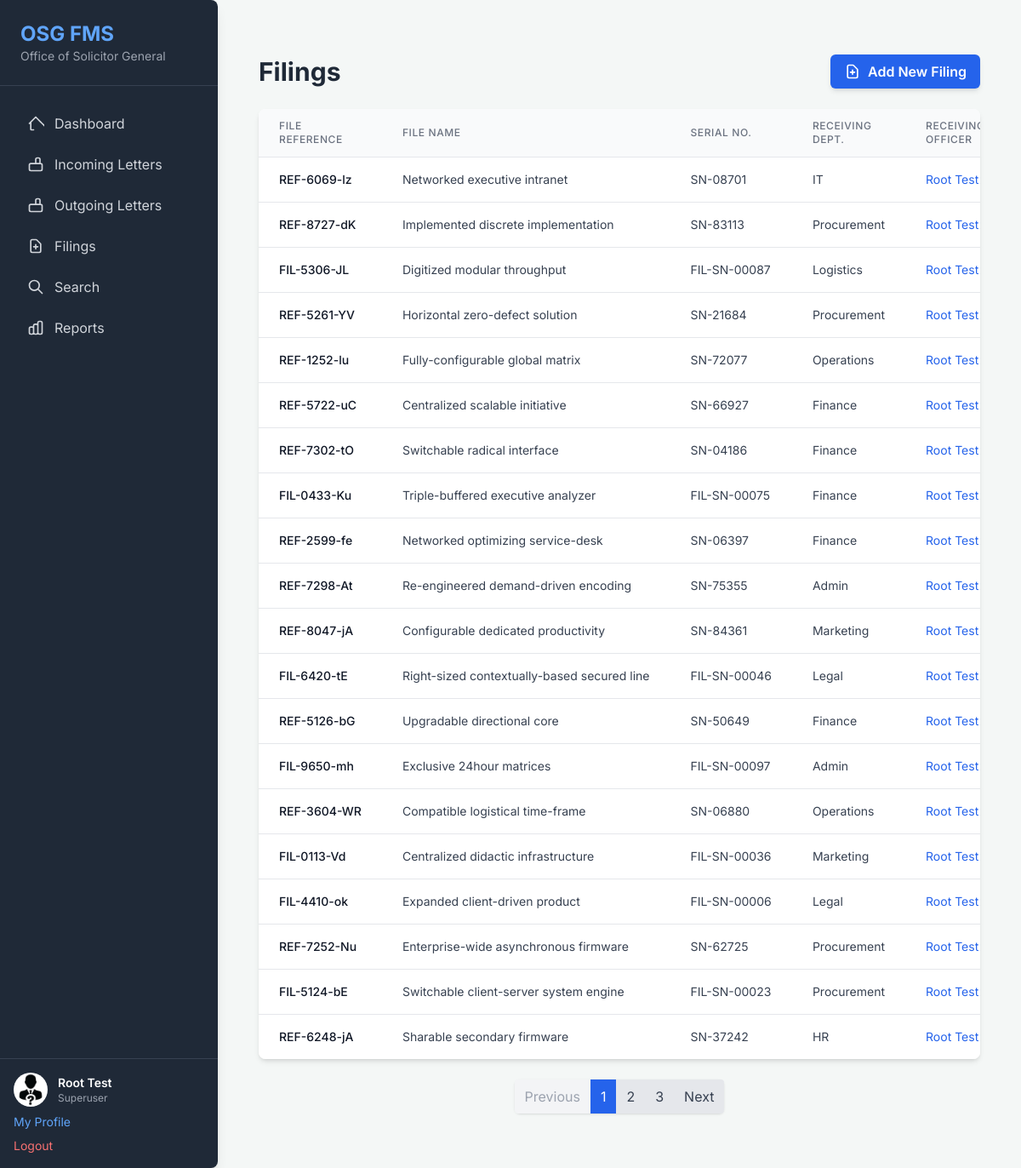
/filings/ (signed in), run on an earlier commit of the app's database.
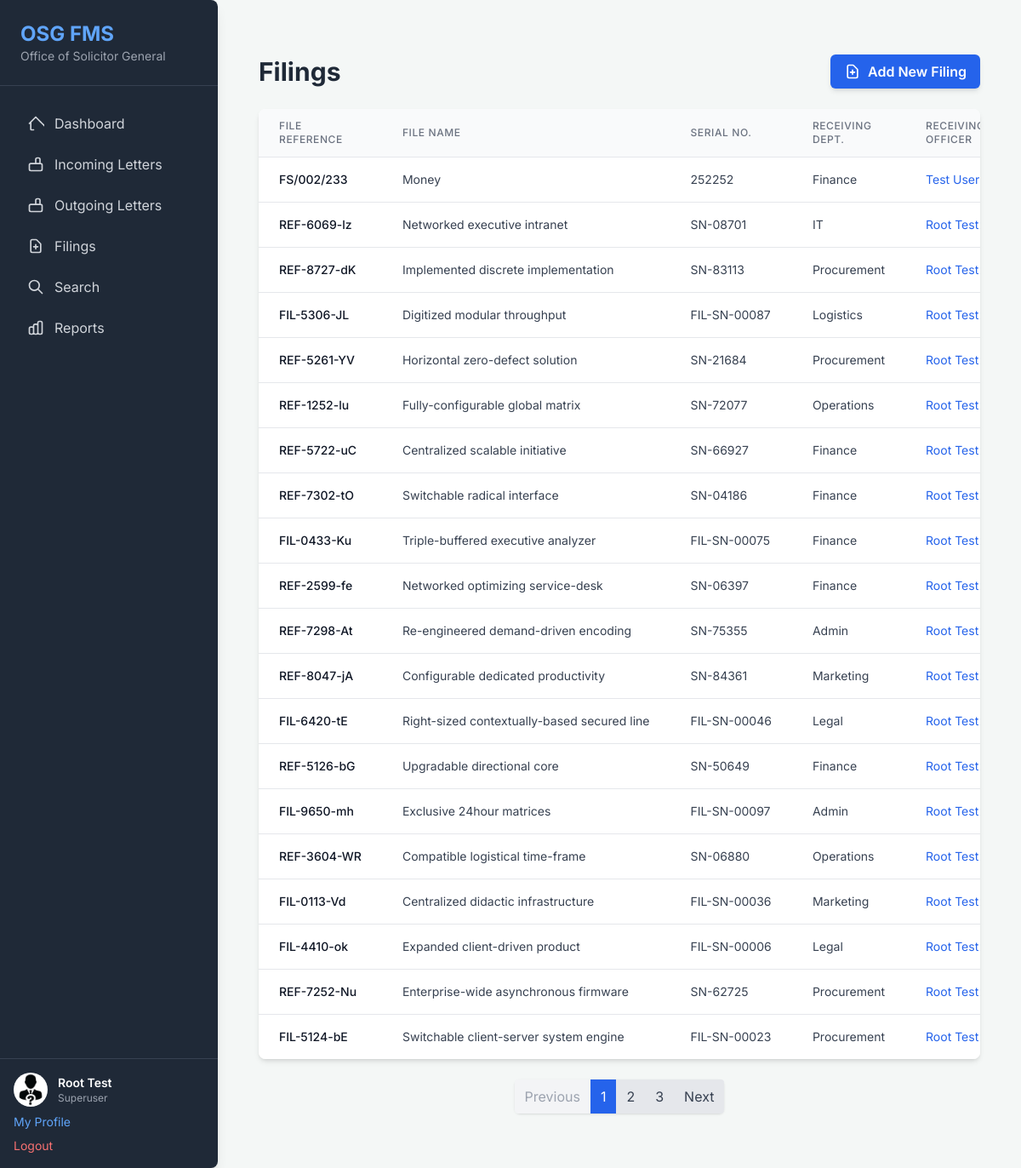
And on a later commit of the database.
### osg_project/file_manager_app/models.py (models this page shows, shortened)
class Filing(models.Model):
    file_reference = models.CharField(
        max_length=255,
        unique=True, # File reference should be unique
        verbose_name="File Reference",
        help_text="Unique reference number for the filing (e.g., OSG/FIL/2023/001)."
    )
    file_name = models.CharField(
        max_length=255,
        verbose_name="File Name",
        help_text="A descriptive name for the filing (e.g., 'Case of John Doe vs. State')."
    )
    serial_number = models.CharField(
        max_length=100,
        unique=True, # Serial number should be unique
        verbose_name="Serial Number",
        help_text="Unique serial number for the filing."
    )
    receiving_department = models.CharField(
        max_length=255,
        verbose_name="Receiving Department",
        help_text="The department receiving the filing (e.g., Litigation, Advisory)."
    )
    receiving_officer = models.ForeignKey(
        User,
        on_delete=models.SET_NULL,
        null=True,
        blank=True,
        related_name='filings_received',
        verbose_name="Receiving Officer",
        help_text="The officer responsible for this filing."
    )
    receiving_date = models.DateField(
        verbose_name="Receiving Date",
        help_text="The date the filing was received."
    )
    created_at = models.DateTimeField(
        auto_now_add=True,
        verbose_name="Date Created",
        help_text="The date and time the filing record was created in the system."
    )
    scanned_copy = models.FileField(
        upload_to='filings_main_scans/',
        verbose_name="Main Scanned Copy (PDF)",
        blank=True,
        null=True,
        validators=[validate_pdf],
        help_text="Upload a main scanned PDF copy of the filing (Max 5MB)."
    )
    updated_at = models.DateTimeField(auto_now=True)
    class Meta:
        verbose_name = "Filing"
        verbose_name_plural = "Filings"
        ordering = ['-receiving_date', '-created_at']

### osg_project/file_manager_app/views.py (the view)
# urls.py: path('filings/', views.filing_list, name='filing_list'),
@login_required
def filing_list(request):
    filings = Filing.objects.all().order_by('-receiving_date')
    paginator = Paginator(filings, 20)
    page = request.GET.get('page')
    try:
        filing_list = paginator.page(page)
    except PageNotAnInteger:
        filing_list = paginator.page(1)
    except EmptyPage:
        filing_list = paginator.page(paginator.num_pages)
    context = {'filing_list': filing_list}
    return render(request, 'filings/filing_list.html', context)

### osg_project/file_manager_app/templates/filings/filing_list.html (shortened to what the changed rows need)
{% extends 'base.html' %}
{% block content %}
<div class="container mx-auto px-4 py-8">
    <div class="flex justify-between items-center mb-6">
        <h2 class="text-3xl font-bold text-gray-800">Filings</h2>
    </div>
    {% if filing_list.object_list %}
    <div class="bg-white shadow-md rounded-lg overflow-hidden">
        <div class="overflow-x-auto">
            <table class="min-w-full divide-y divide-gray-200">
                <thead class="bg-gray-50">
                    <tr>
                        <th class="px-6 py-3 text-left text-xs font-medium text-gray-500 uppercase tracking-wider">File Reference</th>
                        <th class="px-6 py-3 text-left text-xs font-medium text-gray-500 uppercase tracking-wider">File Name</th>
                        <th class="px-6 py-3 text-left text-xs font-medium text-gray-500 uppercase tracking-wider">Serial No.</th>
                        <th class="px-6 py-3 text-left text-xs font-medium text-gray-500 uppercase tracking-wider">Receiving Dept.</th>
                        <th class="px-6 py-3 text-left text-xs font-medium text-gray-500 uppercase tracking-wider">Receiving Officer</th>
                    </tr>
                </thead>
                <tbody class="bg-white divide-y divide-gray-200">
                    {% for filing in filing_list.object_list %}
                    <tr>
                        <td class="px-6 py-4 whitespace-nowrap text-sm font-medium text-gray-900">{{ filing.file_reference }}</td>
                        <td class="px-6 py-4 whitespace-nowrap text-sm text-gray-700">{{ filing.file_name }}</td>
                        <td class="px-6 py-4 whitespace-nowrap text-sm text-gray-700">{{ filing.serial_number }}</td>
                        <td class="px-6 py-4 whitespace-nowrap text-sm text-gray-700">{{ filing.receiving_department }}</td>
                        <td class="px-6 py-4 whitespace-nowrap text-sm text-gray-700">
                            {% if filing.receiving_officer %}
                                <a href="{% url 'file_manager_app:user_detail' filing.receiving_officer.pk %}" class="text-blue-600 hover:underline">
                                    {{ filing.receiving_officer.first_name }} {{ filing.receiving_officer.last_name }}
                                </a>
                            {% else %}
                                N/A
                            {% endif %}
                        </td>
                    </tr>
                    {% endfor %}
                </tbody>
            </table>
        </div>
    </div>
    {% if filing_list.has_other_pages %}
    <div class="flex justify-center mt-6">
        <nav class="inline-flex rounded-md shadow">
            {% if filing_list.has_previous %}
                <a href="?page={{ filing_list.previous_page_number }}" class="px-3 py-2 bg-gray-200 text-gray-700 rounded-l hover:bg-gray-300">Previous</a>
            {% else %}
                <span class="px-3 py-2 bg-gray-100 text-gray-400 rounded-l">Previous</span>
            {% endif %}
            {% for num in filing_list.paginator.page_range %}
                {% if filing_list.number == num %}
                    <span class="px-3 py-2 bg-blue-600 text-white">{{ num }}</span>
                {% elif num > filing_list.number|add:'-3' and num < filing_list.number|add:'3' %}
                    <a href="?page={{ num }}" class="px-3 py-2 bg-gray-200 text-gray-700 hover:bg-gray-300">{{ num }}</a>
                {% endif %}
            {% endfor %}
            {% if filing_list.has_next %}
                <a href="?page={{ filing_list.next_page_number }}" class="px-3 py-2 bg-gray-200 text-gray-700 rounded-r hover:bg-gray-300">Next</a>
            {% else %}
                <span class="px-3 py-2 bg-gray-100 text-gray-400 rounded-r">Next</span>
            {% endif %}
        </nav>
    </div>
    {% endif %}
    {% else %}
    <div class="bg-white shadow-md rounded-lg p-6 text-center text-gray-600">
        <p class="text-lg font-semibold mb-2">No filings found.</p>
        <p>Click "Add New Filing" to get started.</p>
    </div>
    {% endif %}
</div>
{% endblock %}

What changed in the data, as far as the page shows it:
no longer on this page (row unchanged): Filing: file_reference "REF-6248-jA", file_name "Sharable secondary firmware", serial_number "SN-37242", receiving_department "HR", receiving_officer.first_name "Root", receiving_officer.last_name "Test"
added Filing: file_reference "FS/002/233", file_name "Money", serial_number "252252", receiving_department "Finance", receiving_officer.first_name "Test", receiving_officer.last_name "User"
